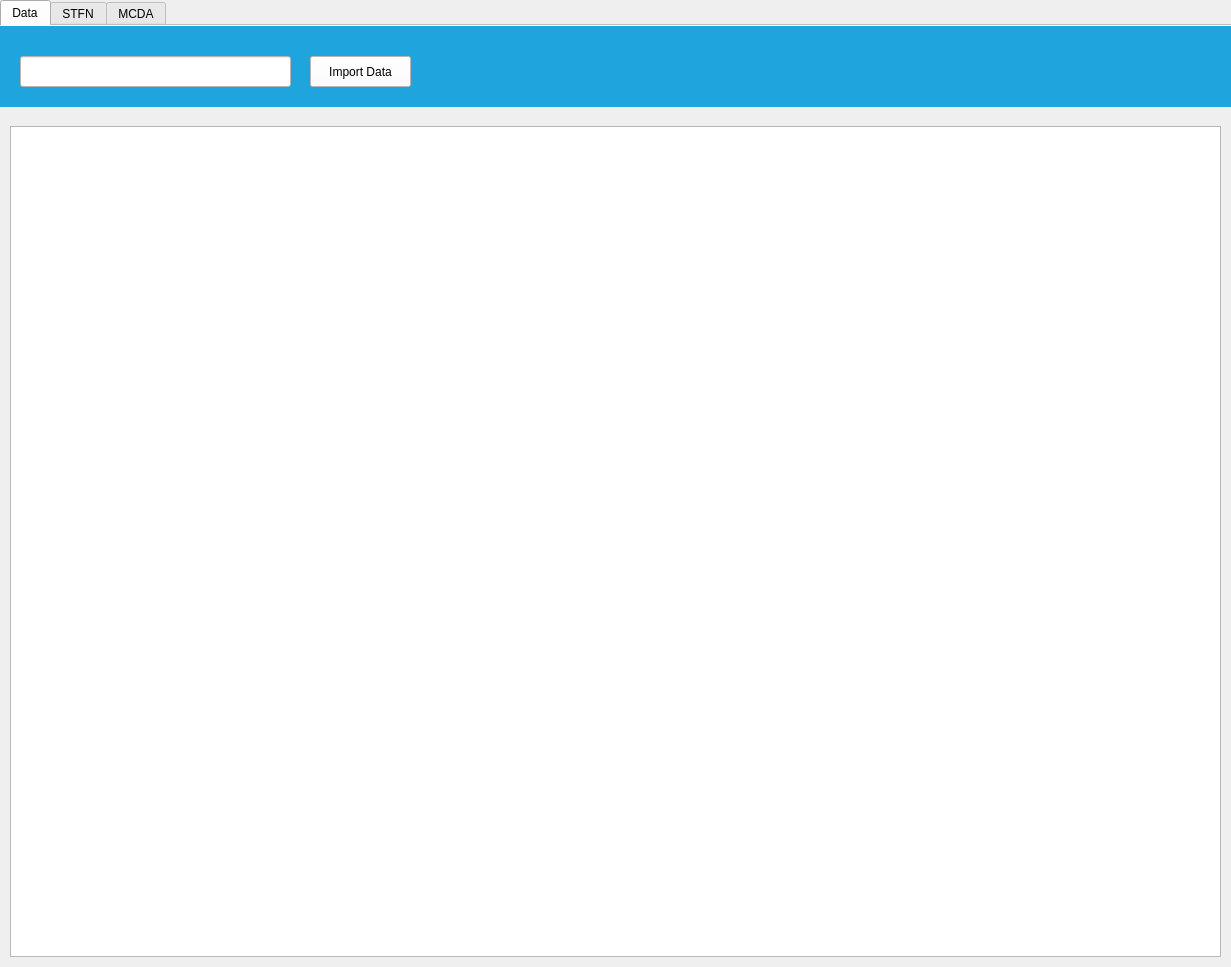
<?xml version="1.0" encoding="UTF-8"?>
<ui version="4.0">
 <class>MainWindow</class>
 <widget class="QMainWindow" name="MainWindow">
  <property name="geometry">
   <rect>
    <x>0</x>
    <y>0</y>
    <width>1231</width>
    <height>967</height>
   </rect>
  </property>
  <property name="windowTitle">
   <string>MainWindow</string>
  </property>
  <widget class="QWidget" name="centralwidget">
   <widget class="QTabWidget" name="tabs">
    <property name="geometry">
     <rect>
      <x>0</x>
      <y>0</y>
      <width>1241</width>
      <height>971</height>
     </rect>
    </property>
    <property name="tabShape">
     <enum>QTabWidget::Rounded</enum>
    </property>
    <property name="currentIndex">
     <number>0</number>
    </property>
    <property name="documentMode">
     <bool>true</bool>
    </property>
    <widget class="QWidget" name="data_tab">
     <attribute name="title">
      <string>Data</string>
     </attribute>
     <widget class="QWidget" name="data_panel" native="true">
      <property name="geometry">
       <rect>
        <x>-10</x>
        <y>0</y>
        <width>1241</width>
        <height>81</height>
       </rect>
      </property>
      <property name="autoFillBackground">
       <bool>false</bool>
      </property>
      <property name="styleSheet">
       <string notr="true">background-color: rgb(32, 164, 221);</string>
      </property>
      <widget class="QLineEdit" name="file_path">
       <property name="enabled">
        <bool>true</bool>
       </property>
       <property name="geometry">
        <rect>
         <x>30</x>
         <y>30</y>
         <width>271</width>
         <height>31</height>
        </rect>
       </property>
       <property name="tabletTracking">
        <bool>false</bool>
       </property>
       <property name="autoFillBackground">
        <bool>false</bool>
       </property>
       <property name="styleSheet">
        <string notr="true">background-color: rgb(255, 255, 255); color: rgb(0, 0, 0);</string>
       </property>
       <property name="readOnly">
        <bool>true</bool>
       </property>
      </widget>
      <widget class="QPushButton" name="import_data">
       <property name="geometry">
        <rect>
         <x>320</x>
         <y>30</y>
         <width>101</width>
         <height>31</height>
        </rect>
       </property>
       <property name="styleSheet">
        <string notr="true">background-color: rgb(255, 255, 255); color: rgb(0, 0, 0);</string>
       </property>
       <property name="text">
        <string>Import Data</string>
       </property>
      </widget>
     </widget>
     <widget class="QTableWidget" name="data_table">
      <property name="geometry">
       <rect>
        <x>10</x>
        <y>100</y>
        <width>1211</width>
        <height>831</height>
       </rect>
      </property>
      <property name="autoFillBackground">
       <bool>false</bool>
      </property>
     </widget>
    </widget>
    <widget class="QWidget" name="stfn_tab">
     <attribute name="title">
      <string>STFN</string>
     </attribute>
     <widget class="QWidget" name="stfn_settings" native="true">
      <property name="geometry">
       <rect>
        <x>0</x>
        <y>0</y>
        <width>391</width>
        <height>951</height>
       </rect>
      </property>
      <property name="autoFillBackground">
       <bool>false</bool>
      </property>
      <property name="styleSheet">
       <string notr="true">background-color: rgb(32, 164, 221);</string>
      </property>
      <widget class="QPushButton" name="bounds_gen_btn">
       <property name="geometry">
        <rect>
         <x>110</x>
         <y>220</y>
         <width>161</width>
         <height>51</height>
        </rect>
       </property>
       <property name="styleSheet">
        <string notr="true">background-color: rgb(255, 255, 255); color: rgb(0, 0, 0);</string>
       </property>
       <property name="text">
        <string>Generate Bounds</string>
       </property>
      </widget>
      <widget class="QLabel" name="bounds_label">
       <property name="geometry">
        <rect>
         <x>10</x>
         <y>20</y>
         <width>141</width>
         <height>31</height>
        </rect>
       </property>
       <property name="font">
        <font>
         <pointsize>12</pointsize>
         <weight>75</weight>
         <bold>true</bold>
        </font>
       </property>
       <property name="styleSheet">
        <string notr="true">color: rgb(0, 0, 0);</string>
       </property>
       <property name="text">
        <string>Bounds for criteria</string>
       </property>
      </widget>
      <widget class="QPlainTextEdit" name="bounds_data">
       <property name="geometry">
        <rect>
         <x>10</x>
         <y>70</y>
         <width>371</width>
         <height>131</height>
        </rect>
       </property>
       <property name="styleSheet">
        <string notr="true">background-color: rgb(255, 255, 255); color: rgb(0, 0, 0);</string>
       </property>
       <property name="placeholderText">
        <string>(44.6, 333.6), (10.1, 211.83), (8.14, 178.55), (5.68, 107.39), (1.27, 25.81)</string>
       </property>
      </widget>
      <widget class="QLabel" name="expert_rank_label">
       <property name="geometry">
        <rect>
         <x>10</x>
         <y>290</y>
         <width>181</width>
         <height>31</height>
        </rect>
       </property>
       <property name="font">
        <font>
         <pointsize>12</pointsize>
         <weight>75</weight>
         <bold>true</bold>
        </font>
       </property>
       <property name="styleSheet">
        <string notr="true">color: rgb(0, 0, 0);</string>
       </property>
       <property name="text">
        <string>Alternatives ranking</string>
       </property>
      </widget>
      <widget class="QPushButton" name="calc_stfn">
       <property name="geometry">
        <rect>
         <x>10</x>
         <y>460</y>
         <width>371</width>
         <height>51</height>
        </rect>
       </property>
       <property name="styleSheet">
        <string notr="true">background-color: rgb(255, 255, 255); color: rgb(0, 0, 0);</string>
       </property>
       <property name="text">
        <string>Calculate STFN</string>
       </property>
      </widget>
      <widget class="QLabel" name="pso_pop_size_label">
       <property name="geometry">
        <rect>
         <x>10</x>
         <y>370</y>
         <width>201</width>
         <height>31</height>
        </rect>
       </property>
       <property name="font">
        <font>
         <pointsize>12</pointsize>
         <weight>75</weight>
         <bold>true</bold>
        </font>
       </property>
       <property name="styleSheet">
        <string notr="true">color: rgb(0, 0, 0);</string>
       </property>
       <property name="text">
        <string>Population size</string>
       </property>
      </widget>
      <widget class="QLineEdit" name="pso_pop_size">
       <property name="enabled">
        <bool>true</bool>
       </property>
       <property name="geometry">
        <rect>
         <x>10</x>
         <y>410</y>
         <width>371</width>
         <height>31</height>
        </rect>
       </property>
       <property name="tabletTracking">
        <bool>false</bool>
       </property>
       <property name="autoFillBackground">
        <bool>false</bool>
       </property>
       <property name="styleSheet">
        <string notr="true">background-color: rgb(255, 255, 255); color: rgb(0, 0, 0);</string>
       </property>
       <property name="text">
        <string/>
       </property>
       <property name="readOnly">
        <bool>false</bool>
       </property>
       <property name="placeholderText">
        <string>100 (recommended)</string>
       </property>
      </widget>
      <widget class="QLineEdit" name="expert_rank">
       <property name="enabled">
        <bool>true</bool>
       </property>
       <property name="geometry">
        <rect>
         <x>10</x>
         <y>320</y>
         <width>371</width>
         <height>31</height>
        </rect>
       </property>
       <property name="tabletTracking">
        <bool>false</bool>
       </property>
       <property name="autoFillBackground">
        <bool>false</bool>
       </property>
       <property name="styleSheet">
        <string notr="true">background-color: rgb(255, 255, 255); color: rgb(0, 0, 0);</string>
       </property>
       <property name="readOnly">
        <bool>false</bool>
       </property>
       <property name="placeholderText">
        <string>3, 1, 9, 10, 5, 7, 2, 6, 8, 4</string>
       </property>
      </widget>
     </widget>
     <widget class="QPlainTextEdit" name="stfn_results">
      <property name="geometry">
       <rect>
        <x>400</x>
        <y>80</y>
        <width>811</width>
        <height>181</height>
       </rect>
      </property>
      <property name="styleSheet">
       <string notr="true">background-color: rgb(255, 255, 255); color: rgb(0, 0, 0);</string>
      </property>
      <property name="placeholderText">
       <string/>
      </property>
     </widget>
     <widget class="QLabel" name="stfn_results_label">
      <property name="geometry">
       <rect>
        <x>400</x>
        <y>30</y>
        <width>141</width>
        <height>31</height>
       </rect>
      </property>
      <property name="font">
       <font>
        <pointsize>12</pointsize>
        <weight>75</weight>
        <bold>true</bold>
       </font>
      </property>
      <property name="styleSheet">
       <string notr="true"/>
      </property>
      <property name="text">
       <string>Results</string>
      </property>
     </widget>
     <widget class="QLabel" name="stfn_plot_label">
      <property name="geometry">
       <rect>
        <x>400</x>
        <y>280</y>
        <width>141</width>
        <height>31</height>
       </rect>
      </property>
      <property name="font">
       <font>
        <pointsize>12</pointsize>
        <weight>75</weight>
        <bold>true</bold>
       </font>
      </property>
      <property name="styleSheet">
       <string notr="true"/>
      </property>
      <property name="text">
       <string>Graphs</string>
      </property>
     </widget>
     <widget class="QGraphicsView" name="stfn_plot">
      <property name="geometry">
       <rect>
        <x>400</x>
        <y>330</y>
        <width>811</width>
        <height>601</height>
       </rect>
      </property>
     </widget>
    </widget>
    <widget class="QWidget" name="mcda_tab">
     <attribute name="title">
      <string>MCDA</string>
     </attribute>
     <widget class="QWidget" name="mcda_settings" native="true">
      <property name="geometry">
       <rect>
        <x>0</x>
        <y>0</y>
        <width>391</width>
        <height>951</height>
       </rect>
      </property>
      <property name="autoFillBackground">
       <bool>false</bool>
      </property>
      <property name="styleSheet">
       <string notr="true">background-color: rgb(32, 164, 221);</string>
      </property>
      <widget class="QLabel" name="mcda_method_label">
       <property name="geometry">
        <rect>
         <x>10</x>
         <y>15</y>
         <width>141</width>
         <height>31</height>
        </rect>
       </property>
       <property name="font">
        <font>
         <pointsize>12</pointsize>
         <weight>75</weight>
         <bold>true</bold>
        </font>
       </property>
       <property name="styleSheet">
        <string notr="true">color: rgb(0, 0, 0);</string>
       </property>
       <property name="text">
        <string>MCDA method</string>
       </property>
      </widget>
      <widget class="QPushButton" name="calc_mcda">
       <property name="geometry">
        <rect>
         <x>10</x>
         <y>340</y>
         <width>361</width>
         <height>51</height>
        </rect>
       </property>
       <property name="styleSheet">
        <string notr="true">background-color: rgb(255, 255, 255); color: rgb(0, 0, 0);</string>
       </property>
       <property name="text">
        <string>calculate ranking</string>
       </property>
      </widget>
      <widget class="QComboBox" name="mcda_method">
       <property name="geometry">
        <rect>
         <x>10</x>
         <y>60</y>
         <width>371</width>
         <height>31</height>
        </rect>
       </property>
       <property name="styleSheet">
        <string notr="true">background-color: rgb(255, 255, 255); color: rgb(0, 0, 0);</string>
       </property>
       <item>
        <property name="text">
         <string>TOPSIS</string>
        </property>
       </item>
       <item>
        <property name="text">
         <string>WASPAS</string>
        </property>
       </item>
       <item>
        <property name="text">
         <string>VIKOR</string>
        </property>
       </item>
      </widget>
      <widget class="QLineEdit" name="criteria_types">
       <property name="enabled">
        <bool>true</bool>
       </property>
       <property name="geometry">
        <rect>
         <x>10</x>
         <y>170</y>
         <width>371</width>
         <height>31</height>
        </rect>
       </property>
       <property name="tabletTracking">
        <bool>false</bool>
       </property>
       <property name="autoFillBackground">
        <bool>false</bool>
       </property>
       <property name="styleSheet">
        <string notr="true">background-color: rgb(255, 255, 255); color: rgb(0, 0, 0);</string>
       </property>
       <property name="readOnly">
        <bool>false</bool>
       </property>
       <property name="placeholderText">
        <string>1, 1, 1, -1, -1</string>
       </property>
      </widget>
      <widget class="QLabel" name="criteria_label">
       <property name="geometry">
        <rect>
         <x>10</x>
         <y>125</y>
         <width>141</width>
         <height>31</height>
        </rect>
       </property>
       <property name="font">
        <font>
         <pointsize>12</pointsize>
         <weight>75</weight>
         <bold>true</bold>
        </font>
       </property>
       <property name="styleSheet">
        <string notr="true">color: rgb(0, 0, 0);</string>
       </property>
       <property name="text">
        <string>Types of criteria</string>
       </property>
      </widget>
      <widget class="QLabel" name="weights_label">
       <property name="geometry">
        <rect>
         <x>10</x>
         <y>225</y>
         <width>171</width>
         <height>31</height>
        </rect>
       </property>
       <property name="font">
        <font>
         <pointsize>12</pointsize>
         <weight>75</weight>
         <bold>true</bold>
        </font>
       </property>
       <property name="styleSheet">
        <string notr="true">color: rgb(0, 0, 0);</string>
       </property>
       <property name="text">
        <string>Criteria weights</string>
       </property>
      </widget>
      <widget class="QLineEdit" name="criteria_weights">
       <property name="enabled">
        <bool>true</bool>
       </property>
       <property name="geometry">
        <rect>
         <x>10</x>
         <y>270</y>
         <width>371</width>
         <height>31</height>
        </rect>
       </property>
       <property name="tabletTracking">
        <bool>false</bool>
       </property>
       <property name="autoFillBackground">
        <bool>false</bool>
       </property>
       <property name="styleSheet">
        <string notr="true">background-color: rgb(255, 255, 255); color: rgb(0, 0, 0);</string>
       </property>
       <property name="readOnly">
        <bool>false</bool>
       </property>
       <property name="placeholderText">
        <string>1, 1, 1, -1, -1</string>
       </property>
      </widget>
     </widget>
     <widget class="QLabel" name="mcda_ranking_new_label">
      <property name="geometry">
       <rect>
        <x>400</x>
        <y>20</y>
        <width>141</width>
        <height>31</height>
       </rect>
      </property>
      <property name="font">
       <font>
        <pointsize>12</pointsize>
        <weight>75</weight>
        <bold>true</bold>
       </font>
      </property>
      <property name="styleSheet">
       <string notr="true"/>
      </property>
      <property name="text">
       <string>New Ranking</string>
      </property>
     </widget>
     <widget class="QPlainTextEdit" name="ranking_new">
      <property name="geometry">
       <rect>
        <x>400</x>
        <y>70</y>
        <width>811</width>
        <height>91</height>
       </rect>
      </property>
      <property name="styleSheet">
       <string notr="true">background-color: rgb(255, 255, 255); color: rgb(0, 0, 0);</string>
      </property>
      <property name="placeholderText">
       <string/>
      </property>
     </widget>
     <widget class="QLabel" name="mcda_ranking_old_label">
      <property name="geometry">
       <rect>
        <x>400</x>
        <y>190</y>
        <width>141</width>
        <height>31</height>
       </rect>
      </property>
      <property name="font">
       <font>
        <pointsize>12</pointsize>
        <weight>75</weight>
        <bold>true</bold>
       </font>
      </property>
      <property name="styleSheet">
       <string notr="true"/>
      </property>
      <property name="text">
       <string>Old Ranking</string>
      </property>
     </widget>
     <widget class="QPlainTextEdit" name="ranking_old">
      <property name="geometry">
       <rect>
        <x>400</x>
        <y>240</y>
        <width>811</width>
        <height>91</height>
       </rect>
      </property>
      <property name="styleSheet">
       <string notr="true">background-color: rgb(255, 255, 255); color: rgb(0, 0, 0);</string>
      </property>
      <property name="placeholderText">
       <string/>
      </property>
     </widget>
     <widget class="QGraphicsView" name="mcda_plot">
      <property name="geometry">
       <rect>
        <x>400</x>
        <y>390</y>
        <width>811</width>
        <height>541</height>
       </rect>
      </property>
     </widget>
     <widget class="QLabel" name="graph_label">
      <property name="geometry">
       <rect>
        <x>400</x>
        <y>350</y>
        <width>141</width>
        <height>31</height>
       </rect>
      </property>
      <property name="font">
       <font>
        <pointsize>12</pointsize>
        <weight>75</weight>
        <bold>true</bold>
       </font>
      </property>
      <property name="styleSheet">
       <string notr="true"/>
      </property>
      <property name="text">
       <string>Graphs</string>
      </property>
     </widget>
    </widget>
   </widget>
  </widget>
 </widget>
 <resources/>
 <connections/>
</ui>
